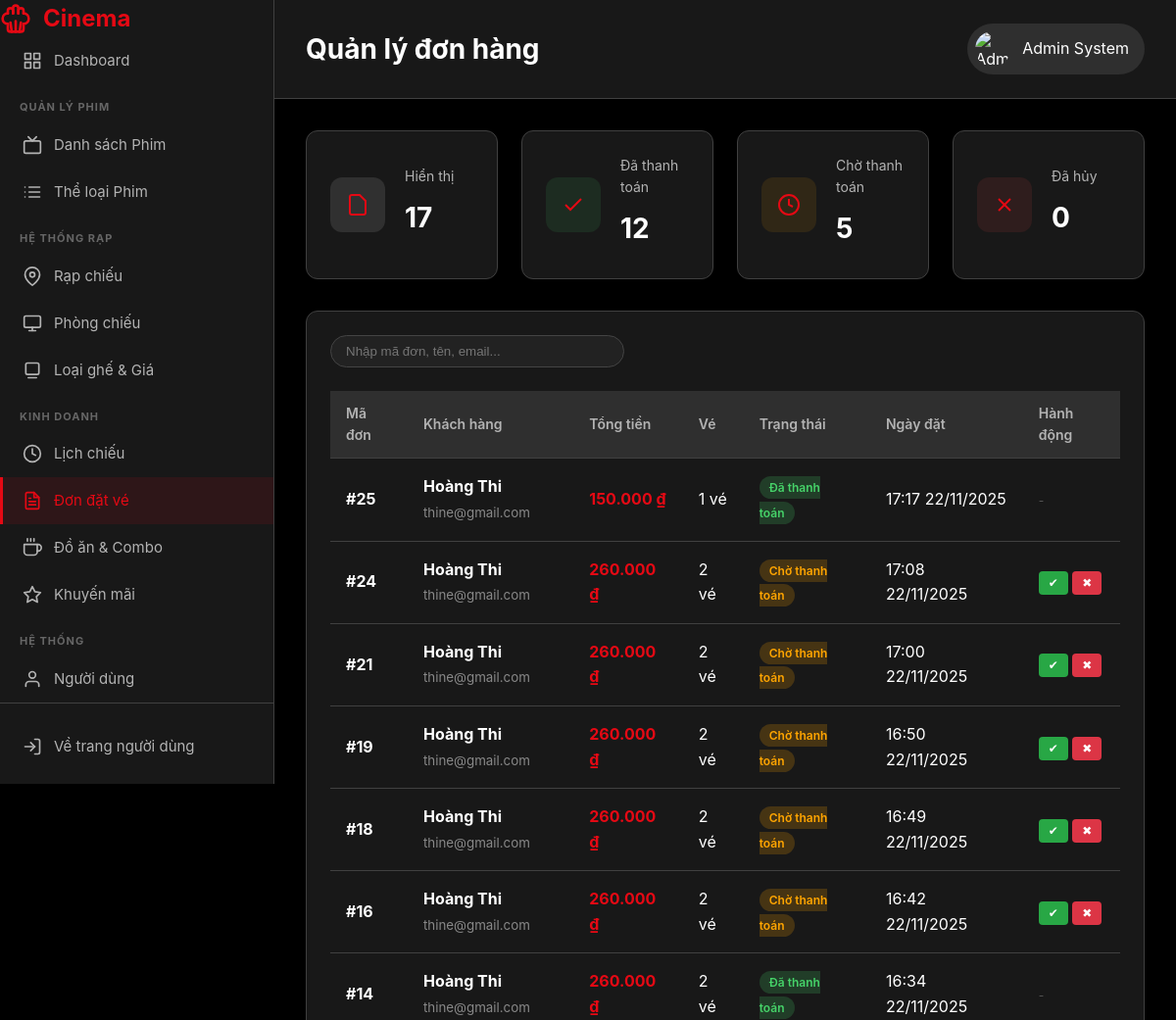
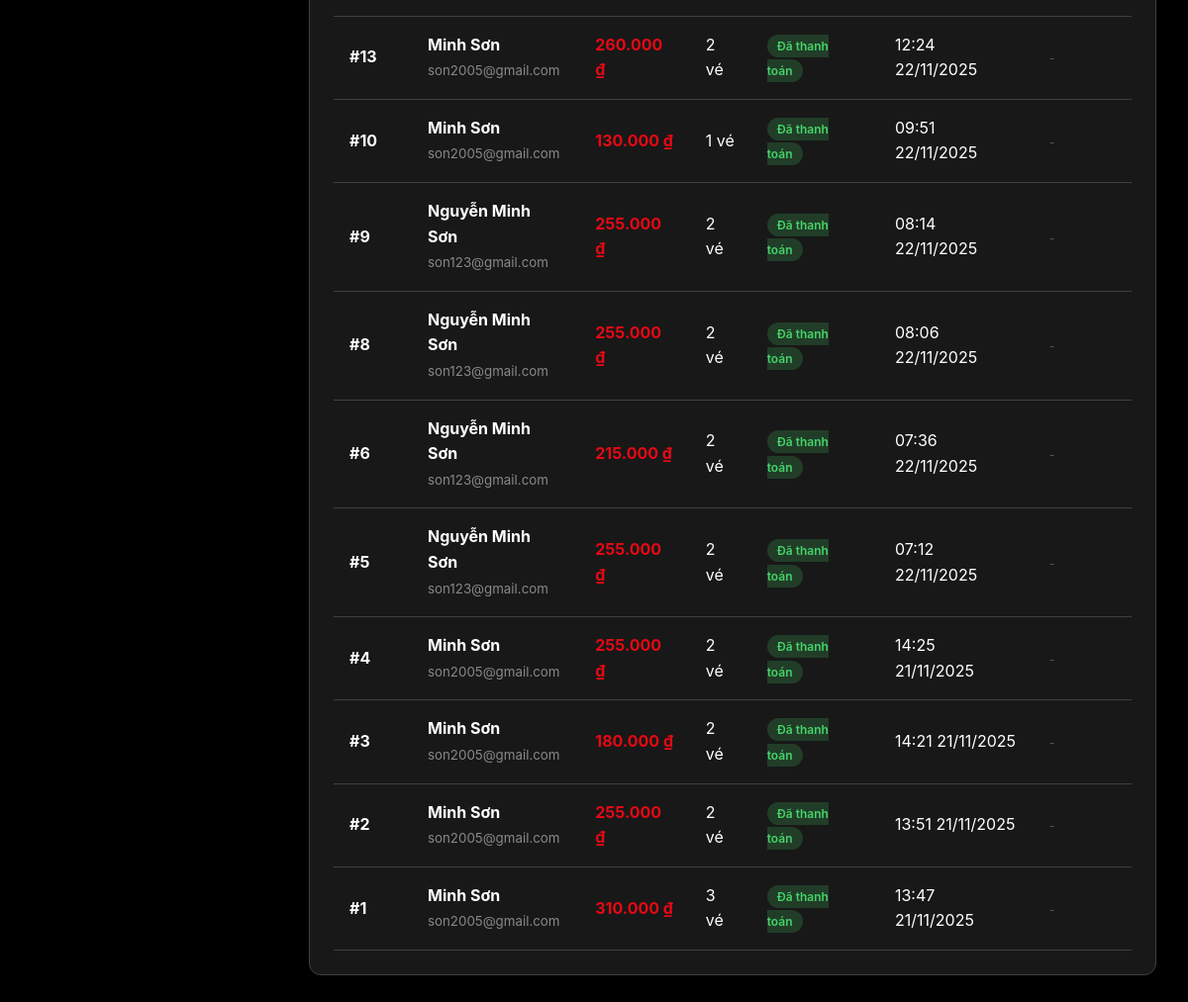
Page /BTL_MO/View/admin/bookings.php (signed in) on the committed database (2 pictures, top to bottom).
### tables this page shows
CREATE TABLE `bookings` (
  `BookingID` int NOT NULL AUTO_INCREMENT,
  `UserID` int NOT NULL,
  `PromotionID` int DEFAULT NULL,
  `TotalAmount` decimal(10,2) NOT NULL,
  `PaymentStatus` enum('Pending','Paid','Canceled') DEFAULT 'Pending',
  `BookingTime` timestamp NULL DEFAULT CURRENT_TIMESTAMP,
  PRIMARY KEY (`BookingID`),
  KEY `UserID` (`UserID`),
  KEY `PromotionID` (`PromotionID`),
  CONSTRAINT `bookings_ibfk_1` FOREIGN KEY (`UserID`) REFERENCES `users` (`UserID`),
  CONSTRAINT `bookings_ibfk_2` FOREIGN KEY (`PromotionID`) REFERENCES `promotions` (`PromotionID`) ON DELETE SET NULL
);

CREATE TABLE `users` (
  `UserID` int NOT NULL AUTO_INCREMENT,
  `FullName` varchar(100) NOT NULL,
  `Email` varchar(100) NOT NULL,
  `PhoneNumber` varchar(20) DEFAULT NULL,
  `PasswordHash` varchar(255) NOT NULL,
  `Role` enum('User','Admin') DEFAULT 'User',
  `CreatedAt` timestamp NULL DEFAULT CURRENT_TIMESTAMP,
  PRIMARY KEY (`UserID`),
  UNIQUE KEY `Email` (`Email`)
);

### BTL_MO/functions/bookings_functions.php (called while the page is built, shortened)
<?php
function getAllBookings() {
    $conn = getDbConnection();
    $sql = "SELECT b.*, u.FullName as CustomerName, u.Email,
            (SELECT COUNT(*) FROM Tickets WHERE BookingID = b.BookingID) as TicketCount
            FROM Bookings b
            JOIN Users u ON b.UserID = u.UserID
            ORDER BY b.BookingTime DESC";
    return $conn->query($sql)->fetch_all(MYSQLI_ASSOC);
}
?>

### BTL_MO/View/admin/bookings.php (the view, shortened to what this page needs)
<?php
require_once '../../functions/bookings_functions.php';
$bookings_list = getAllBookings();
$search = '';
$stats = [
    'total' => count($bookings_list),
    'paid' => 0,
    'pending' => 0,
    'cancelled' => 0
];
foreach ($bookings_list as $b) {
    if ($b['PaymentStatus'] == 'Paid') $stats['paid']++;
    elseif ($b['PaymentStatus'] == 'Pending') $stats['pending']++;
    elseif ($b['PaymentStatus'] == 'Cancelled') $stats['cancelled']++;
}
?>
<!DOCTYPE html>
<html lang="vi">
<head>
    <link rel="stylesheet" href="../../assets/css/style.css">
    <link rel="stylesheet" href="../../assets/css/admin.css">
</head>
<body>
    <div class="admin-layout">
        <?php include 'partials/sidebar.php'; ?>
        <main class="admin-main">
            <header class="admin-header">
                <h1>Quản lý đơn hàng</h1>
                <div class="header-actions">
                    <div class="user-menu">
                        <img src="../../assets/images/default-avatar.png" alt="Admin">
                        <span><?php echo htmlspecialchars($_SESSION['full_name']); ?></span>
                    </div>
                </div>
            </header>
            <div class="dashboard-content">
                <div class="stats-grid" style="grid-template-columns: repeat(4, 1fr);">
                    <div class="stat-card">
                        <div class="stat-icon" style="background: rgba(255, 255, 255, 0.1);">
                            <svg width="24" height="24" viewBox="0 0 24 24" fill="none" stroke="currentColor" stroke-width="2"><path d="M14 2H6a2 2 0 0 0-2 2v16a2 2 0 0 0 2 2h12a2 2 0 0 0 2-2V8z"></path></svg>
                        </div>
                        <div class="stat-info">
                            <span class="stat-label">Hiển thị</span>
                            <span class="stat-value"><?php echo $stats['total']; ?></span>
                        </div>
                    </div>
                    <div class="stat-card">
                        <div class="stat-icon" style="background: rgba(70, 211, 105, 0.1);">
                            <svg width="24" height="24" viewBox="0 0 24 24" fill="none" stroke="currentColor" stroke-width="2"><polyline points="20 6 9 17 4 12"></polyline></svg>
                        </div>
                        <div class="stat-info">
                            <span class="stat-label">Đã thanh toán</span>
                            <span class="stat-value"><?php echo $stats['paid']; ?></span>
                        </div>
                    </div>
                    <div class="stat-card">
                        <div class="stat-icon" style="background: rgba(255, 165, 0, 0.1);">
                            <svg width="24" height="24" viewBox="0 0 24 24" fill="none" stroke="currentColor" stroke-width="2"><circle cx="12" cy="12" r="10"></circle><polyline points="12 6 12 12 16 14"></polyline></svg>
                        </div>
                        <div class="stat-info">
                            <span class="stat-label">Chờ thanh toán</span>
                            <span class="stat-value"><?php echo $stats['pending']; ?></span>
                        </div>
                    </div>
                    <div class="stat-card">
                        <div class="stat-icon" style="background: rgba(239, 68, 68, 0.1);">
                            <svg width="24" height="24" viewBox="0 0 24 24" fill="none" stroke="currentColor" stroke-width="2"><line x1="18" y1="6" x2="6" y2="18"></line><line x1="6" y1="6" x2="18" y2="18"></line></svg>
                        </div>
                        <div class="stat-info">
                            <span class="stat-label">Đã hủy</span>
                            <span class="stat-value"><?php echo $stats['cancelled']; ?></span>
                        </div>
                    </div>
                </div>
                <div class="dashboard-card">
                    <div class="card-header">
                        <form action="" method="GET" class="search-form" style="width: 300px;">
                            <input type="text"
                                   name="search"
                                   placeholder="Nhập mã đơn, tên, email..."
                                   value="<?php echo htmlspecialchars($search); ?>">
                            </form>
                    </div>
                    <div class="table-responsive">
                        <table class="data-table">
                            <thead>
                                <tr>
                                    <th>Mã đơn</th>
                                    <th>Khách hàng</th>
                                    <th>Tổng tiền</th>
                                    <th>Vé</th>
                                    <th>Trạng thái</th>
                                    <th>Ngày đặt</th>
                                    <th>Hành động</th>
                                </tr>
                            </thead>
                            <tbody>
                                <?php if (empty($bookings_list)): ?>
                                    <tr>
                                        <td colspan="7" class="text-center" style="padding: 30px; color: #777;">
                                            Không tìm thấy đơn hàng nào<?php echo $search ? ' khớp với từ khóa "' . htmlspecialchars($search) . '"' : ''; ?>.
                                        </td>
                                    </tr>
                                <?php else: ?>
                                    <?php foreach ($bookings_list as $item): ?>
                                    <tr>
                                        <td><strong>#<?php echo $item['BookingID']; ?></strong></td>
                                        <td>
                                            <div style="font-weight:bold;"><?php echo htmlspecialchars($item['CustomerName']); ?></div>
                                            <small style="color:#888;"><?php echo htmlspecialchars($item['Email']); ?></small>
                                        </td>
                                        <td style="color: var(--primary-color); font-weight: bold;">
                                            <?php echo number_format($item['TotalAmount'], 0, ',', '.'); ?> ₫
                                        </td>
                                        <td><?php echo $item['TicketCount']; ?> vé</td>
                                        <td>
                                            <span class="status-badge status-<?php echo $item['PaymentStatus']; ?>">
                                                <?php
                                                if ($item['PaymentStatus'] == 'Paid') echo 'Đã thanh toán';
                                                elseif ($item['PaymentStatus'] == 'Pending') echo 'Chờ thanh toán';
                                                else echo 'Đã hủy';
                                                ?>
                                            </span>
                                        </td>
                                        <td><?php echo date('H:i d/m/Y', strtotime($item['BookingTime'])); ?></td>
                                        <td>
                                            <?php if ($item['PaymentStatus'] == 'Pending'): ?>
                                                <form action="../../Handle/bookings_process.php" method="POST" style="display:inline;">
                                                    <button type="submit" class="action-btn btn-approve" title="Xác nhận thanh toán">✔</button>
                                                </form>
                                                <form action="../../Handle/bookings_process.php" method="POST" style="display:inline;" onsubmit="return confirm('Hủy đơn này?');">
                                                    <button type="submit" class="action-btn btn-cancel" title="Hủy đơn">✖</button>
                                                </form>
                                            <?php else: ?>
                                                <span style="color: #555; font-size: 12px;">-</span>
                                            <?php endif; ?>
                                        </td>
                                    </tr>
                                    <?php endforeach; ?>
                                <?php endif; ?>
                            </tbody>
                        </table>
                    </div>
                </div>
            </div>
        </main>
    </div>
</body>
</html>

### BTL_MO/assets/css/style.css (style rules this page uses)
:root { --primary-color: #e50914; --primary-dark: #b20710; --secondary-color: #0f1014; --text-primary: #ffffff; --text-secondary: #b3b3b3; --bg-primary: #000000; --bg-secondary: #181818; --bg-tertiary: #2f2f2f; --border-color: #404040; --success-color: #46d369; --warning-color: #ffa500; --danger-color: #e50914; --shadow: 0 4px 12px rgba(0, 0, 0, 0.5); --shadow-lg: 0 8px 24px rgba(0, 0, 0, 0.6); --transition: all 0.3s ease; --border-radius: 8px; }
* { margin: 0; padding: 0; box-sizing: border-box; }
body { font-family: -apple-system, BlinkMacSystemFont, 'Segoe UI', Roboto, 'Helvetica Neue', Arial, sans-serif; background: var(--bg-primary); color: var(--text-primary); line-height: 1.6; overflow-x: hidden; }

### BTL_MO/assets/css/admin.css (style rules this page uses)
.admin-layout { display: grid; grid-template-columns: 280px 1fr; min-height: 100vh; }
.admin-main { overflow-x: hidden; }
.admin-header { background: var(--bg-secondary); border-bottom: 1px solid var(--border-color); padding: 24px 32px; display: flex; justify-content: space-between; align-items: center; position: sticky; top: 0; z-index: 100; }
.admin-header h1 { font-size: 28px; }
.header-actions { display: flex; align-items: center; gap: 20px; }
.user-menu { display: flex; align-items: center; gap: 12px; padding: 8px 16px 8px 8px; background: var(--bg-tertiary); border-radius: 50px; cursor: pointer; transition: var(--transition); }
.user-menu img { width: 36px; height: 36px; border-radius: 50%; object-fit: cover; }
.dashboard-content { padding: 32px; }
.stats-grid { display: grid; grid-template-columns: repeat(auto-fit, minmax(250px, 1fr)); gap: 24px; margin-bottom: 32px; }
.stat-card { background: var(--bg-secondary); border: 1px solid var(--border-color); border-radius: 12px; padding: 24px; display: flex; gap: 20px; align-items: center; }
.stat-icon { width: 56px; height: 56px; border-radius: 12px; display: flex; align-items: center; justify-content: center; flex-shrink: 0; }
.stat-icon svg { color: var(--primary-color); }
.stat-info { flex: 1; display: flex; flex-direction: column; }
.stat-label { font-size: 14px; color: var(--text-secondary); margin-bottom: 8px; }
.stat-value { font-size: 28px; font-weight: 700; margin-bottom: 4px; }
.dashboard-card { background: var(--bg-secondary); border: 1px solid var(--border-color); border-radius: 12px; padding: 24px; }
.card-header { display: flex; justify-content: space-between; align-items: center; margin-bottom: 24px; }
.table-responsive { overflow-x: auto; }
.data-table { width: 100%; border-collapse: collapse; }
.data-table thead { background: var(--bg-tertiary); }
.data-table th { padding: 12px 16px; text-align: left; font-weight: 600; font-size: 14px; color: var(--text-secondary); border-bottom: 1px solid var(--border-color); }
.data-table td { padding: 16px; border-bottom: 1px solid var(--border-color); }
.data-table tbody tr { transition: var(--transition); }

### BTL_MO/View/admin/bookings.php (style rules this page uses)
.status-badge { padding: 4px 10px; border-radius: 12px; font-size: 12px; font-weight: 600; }
.status-Paid { background: rgba(70, 211, 105, 0.2); color: #46d369; }
.status-Pending { background: rgba(255, 165, 0, 0.2); color: #ffa500; }
.action-btn { padding: 5px 10px; border-radius: 4px; border: none; cursor: pointer; font-size: 12px; color: #fff; text-decoration: none; display: inline-block; }
.btn-approve { background: #28a745; }
.btn-cancel { background: #dc3545; }
.search-form { display: flex; align-items: center; width: 100%; }
.search-form input { width: 100%; padding: 8px 15px; border-radius: 20px; border: 1px solid #444; background: #222; color: #fff; }

### rows in the picture
bookings: BookingID "25", UserID.FullName "Hoàng Thi", UserID.Email "thine@gmail.com", TotalAmount "150.000", TicketCount "1", PaymentStatus "Đã thanh toán", BookingTime "17:17 22/11/2025"
bookings: BookingID "24", UserID.FullName "Hoàng Thi", UserID.Email "thine@gmail.com", TotalAmount "260.000", TicketCount "2", PaymentStatus "Chờ thanh toán", BookingTime "17:08 22/11/2025"
bookings: BookingID "21", UserID.FullName "Hoàng Thi", UserID.Email "thine@gmail.com", TotalAmount "260.000", TicketCount "2", PaymentStatus "Chờ thanh toán", BookingTime "17:00 22/11/2025"
bookings: BookingID "19", UserID.FullName "Hoàng Thi", UserID.Email "thine@gmail.com", TotalAmount "260.000", TicketCount "2", PaymentStatus "Chờ thanh toán", BookingTime "16:50 22/11/2025"
bookings: BookingID "18", UserID.FullName "Hoàng Thi", UserID.Email "thine@gmail.com", TotalAmount "260.000", TicketCount "2", PaymentStatus "Chờ thanh toán", BookingTime "16:49 22/11/2025"
bookings: BookingID "16", UserID.FullName "Hoàng Thi", UserID.Email "thine@gmail.com", TotalAmount "260.000", TicketCount "2", PaymentStatus "Chờ thanh toán", BookingTime "16:42 22/11/2025"
bookings: BookingID "14", UserID.FullName "Hoàng Thi", UserID.Email "thine@gmail.com", TotalAmount "260.000", TicketCount "2", PaymentStatus "Đã thanh toán", BookingTime "16:34 22/11/2025"
bookings: BookingID "13", UserID.FullName "Minh Sơn", UserID.Email "son2005@gmail.com", TotalAmount "260.000", TicketCount "2", PaymentStatus "Đã thanh toán", BookingTime "12:24 22/11/2025"
bookings: BookingID "10", UserID.FullName "Minh Sơn", UserID.Email "son2005@gmail.com", TotalAmount "130.000", TicketCount "1", PaymentStatus "Đã thanh toán", BookingTime "09:51 22/11/2025"
bookings: BookingID "9", UserID.FullName "Nguyễn Minh Sơn", UserID.Email "son123@gmail.com", TotalAmount "255.000", TicketCount "2", PaymentStatus "Đã thanh toán", BookingTime "08:14 22/11/2025"
bookings: BookingID "8", UserID.FullName "Nguyễn Minh Sơn", UserID.Email "son123@gmail.com", TotalAmount "255.000", TicketCount "2", PaymentStatus "Đã thanh toán", BookingTime "08:06 22/11/2025"
bookings: BookingID "6", UserID.FullName "Nguyễn Minh Sơn", UserID.Email "son123@gmail.com", TotalAmount "215.000", TicketCount "2", PaymentStatus "Đã thanh toán", BookingTime "07:36 22/11/2025"
bookings: BookingID "5", UserID.FullName "Nguyễn Minh Sơn", UserID.Email "son123@gmail.com", TotalAmount "255.000", TicketCount "2", PaymentStatus "Đã thanh toán", BookingTime "07:12 22/11/2025"
bookings: BookingID "4", UserID.FullName "Minh Sơn", UserID.Email "son2005@gmail.com", TotalAmount "255.000", TicketCount "2", PaymentStatus "Đã thanh toán", BookingTime "14:25 21/11/2025"
bookings: BookingID "3", UserID.FullName "Minh Sơn", UserID.Email "son2005@gmail.com", TotalAmount "180.000", TicketCount "2", PaymentStatus "Đã thanh toán", BookingTime "14:21 21/11/2025"
bookings: BookingID "2", UserID.FullName "Minh Sơn", UserID.Email "son2005@gmail.com", TotalAmount "255.000", TicketCount "2", PaymentStatus "Đã thanh toán", BookingTime "13:51 21/11/2025"
bookings: BookingID "1", UserID.FullName "Minh Sơn", UserID.Email "son2005@gmail.com", TotalAmount "310.000", TicketCount "3", PaymentStatus "Đã thanh toán", BookingTime "13:47 21/11/2025"

### other values in the picture
$_SESSION['full_name'] "Admin System"
$stats['total'] "17"
$stats['paid'] "12"
$stats['pending'] "5"
$stats['cancelled'] "0"
